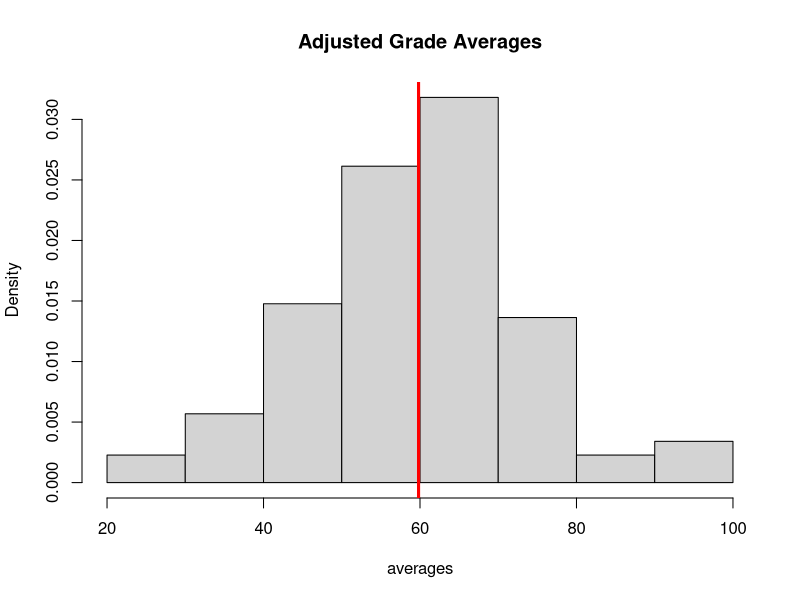
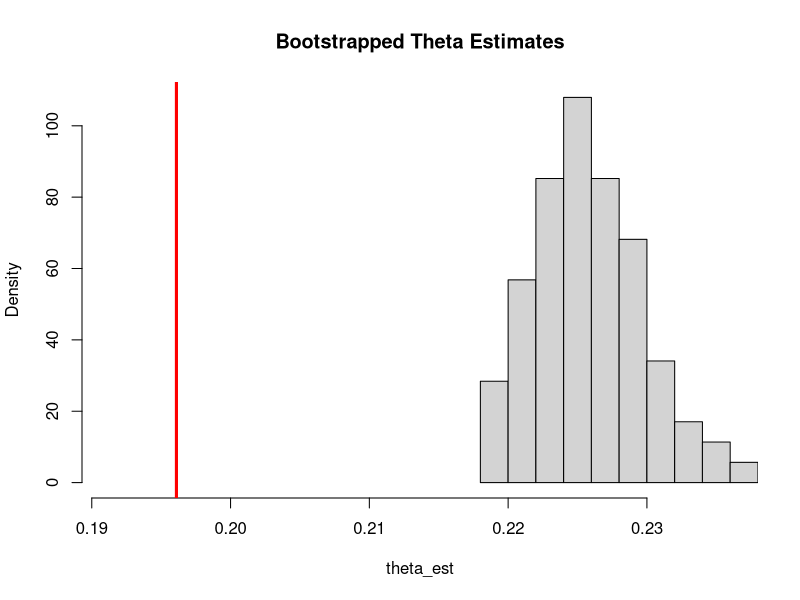
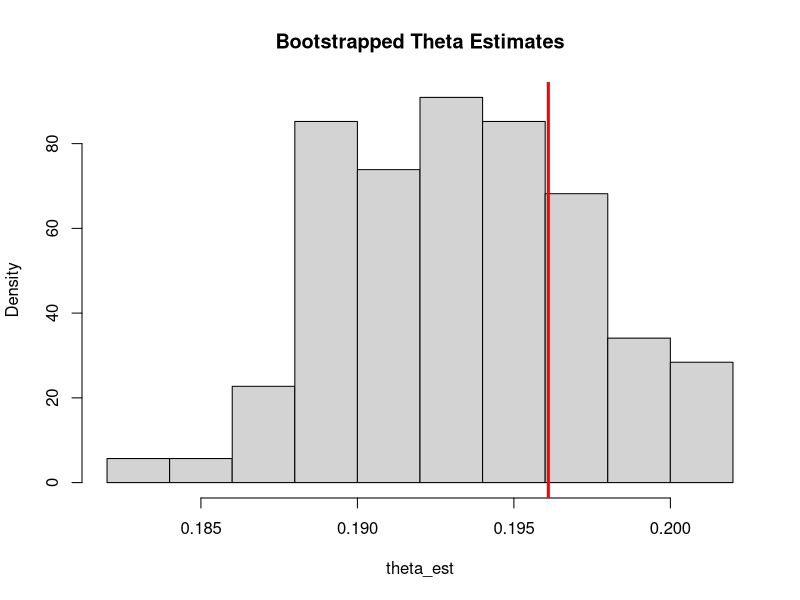
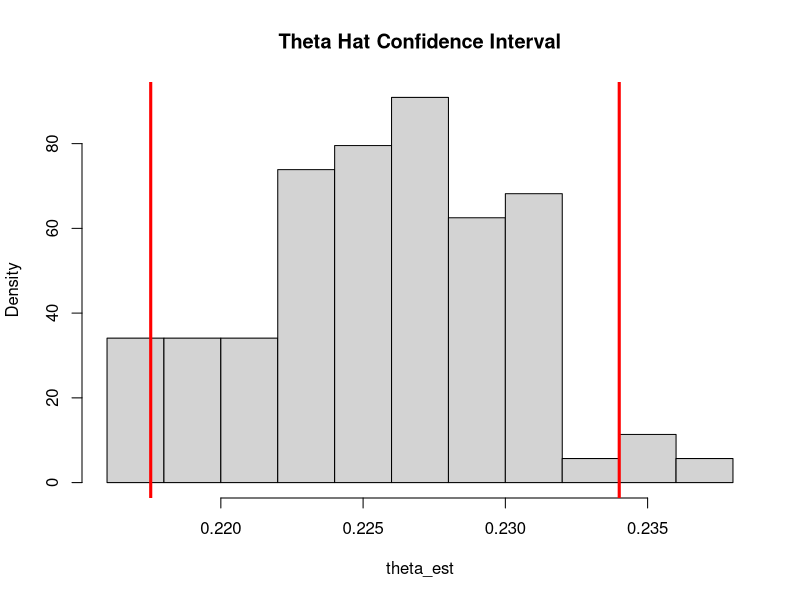
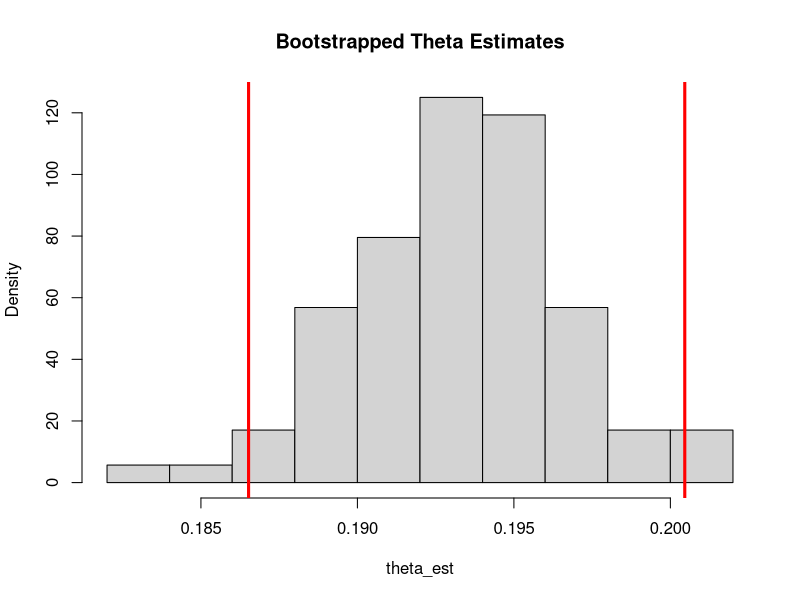
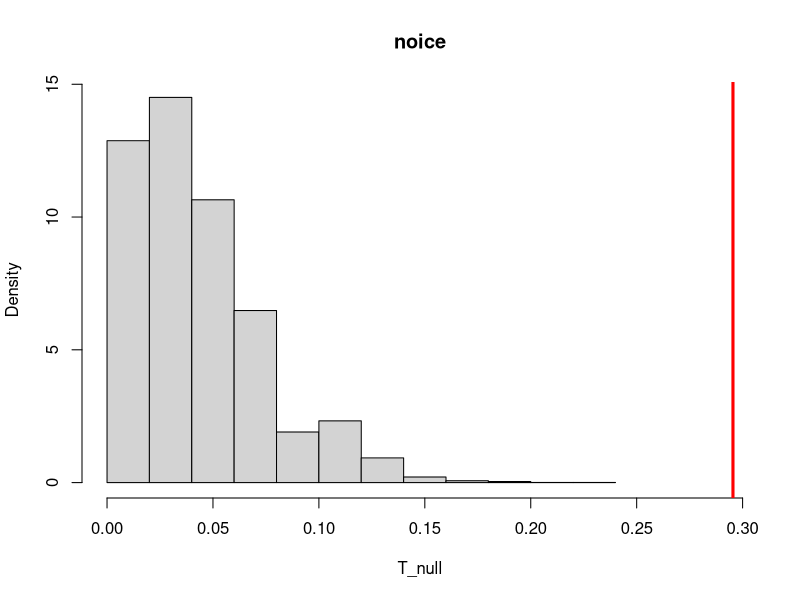

Reproduce these figures in R, in order.
## ---- chunk 1
set.seed(42)
## ---- chunk 2
# load dataset
scores <- data.matrix(read.csv('./data/score.csv'))
scores[0:10,]
## ---- chunk 3
adjusted_scores <- t(as.matrix(apply(scores, 1, function(x) x[-(match(min(x), x))])))
adjusted_scores[0:10,]
## ---- chunk 4
averages <- rowMeans(adjusted_scores)
sample_avg <- mean(averages)
hist(averages, freq=FALSE, main = "Adjusted Grade Averages")
abline(v=sample_avg, col="red", lw=3)
## ---- chunk 5
C <- 70
n <- 10000
# sample from data (X)
samples <- sample(averages, n, replace=TRUE)
# apply indicator function
samples[samples <= C] <- 0
samples[samples > C] <- 1
# expectation of indicator
theta_hat <- mean(samples)
print(theta_hat)
## ---- chunk 6
k <- 10000
n <- length(averages)

# parameter estimates
mu_hat <- mean(averages)
sigma_hat <- sd(averages)

# parametric bootstrap from estimated distribution
boot_samples <- matrix(rnorm(k*n, mean=mu_hat, sd=sigma_hat), nrow=k)

# apply indicator function
boot_samples <- t(as.matrix(apply(boot_samples, c(1,2), function(x) if (x <= C) {0} else {1})))
theta_est <- rowMeans(boot_samples)

hist(theta_est, freq = FALSE, main="Bootstrapped Theta Estimates", xlim = c(theta_hat - 0.005, max(theta_est)))
abline(v=theta_hat, col="red", lw=3)
## ---- chunk 7
k <- 10000
n <- length(averages)

# non-parametric sampling procedure
boot_samples <- matrix(sample(averages, k*n, replace=TRUE), nrow=k)

# apply indicator function
boot_samples <- t(as.matrix(apply(boot_samples, c(1,2), function(x) if (x <= C) {0} else {1})))
theta_est <- rowMeans(boot_samples)

hist(theta_est, freq = FALSE, main="Bootstrapped Theta Estimates")
abline(v=theta_hat, col="red", lw=3)
## ---- chunk 8
alpha <- 0.05

# copied and pasted procedure
k <- 10000
n <- length(averages)

# parameter estimates
mu_hat <- mean(averages)
sigma_hat <- sd(averages)

# parametric bootstrap from estimated distribution
boot_samples <- matrix(rnorm(k*n, mean=mu_hat, sd=sigma_hat), nrow=k)

# apply indicator function
boot_samples <- t(as.matrix(apply(boot_samples, c(1,2), function(x) if (x <= C) {0} else {1})))
theta_est <- rowMeans(boot_samples)

bounds <- quantile(theta_est,probs=c(alpha/2,(1-alpha/2)))
hist(theta_est, freq = FALSE, main="Theta Hat Confidence Interval")
abline(v=bounds, col="red", lw=3)
## ---- chunk 9
print(bounds)
## ---- chunk 10
# copy and pasted procedure
k <- 10000
n <- length(averages)

# non-parametric sampling procedure
boot_samples <- matrix(sample(averages, k*n, replace=TRUE), nrow=k)

# apply indicator function
boot_samples <- t(as.matrix(apply(boot_samples, c(1,2), function(x) if (x <= C) {0} else {1})))
theta_est <- rowMeans(boot_samples)

bounds <- quantile(theta_est,probs=c(alpha/2,(1-alpha/2)))
hist(theta_est, freq = FALSE, main="Bootstrapped Theta Estimates")
abline(v=bounds, col="red", lw=3)
## ---- chunk 11
print(bounds)
## ---- chunk 12
k <- 10000
n <- length(averages)
p_null <- 0.5

# sample theta hat from null
theta_null <- rbinom(k, n, p_null) / n
T_null <- abs(theta_null - p_null)

# observed T
# apply indicator to averages
samples <- averages
samples[samples < C] <- 0
samples[samples >= C] <- 1
# expectation of indicator
theta_hat <- mean(samples)
T_obs <- abs(theta_hat - p_null)

hist(T_null, freq = FALSE, main="noice", xlim = c(0, T_obs))
abline(v=T_obs, col='red', lw=3)
## ---- chunk 13
T_null[T_null < T_obs] <- 0
T_null[T_null >= T_obs] <- 1
p_val <- mean(T_null)
print(p_val)
